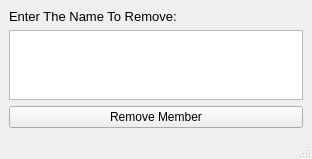
<?xml version="1.0" encoding="UTF-8"?>
<ui version="4.0">
 <class>RemoveWindow</class>
 <widget class="QMainWindow" name="RemoveWindow">
  <property name="geometry">
   <rect>
    <x>0</x>
    <y>0</y>
    <width>312</width>
    <height>155</height>
   </rect>
  </property>
  <property name="windowTitle">
   <string>Remove Window</string>
  </property>
  <widget class="QWidget" name="centralwidget">
   <layout class="QGridLayout" name="gridLayout">
    <item row="1" column="0">
     <widget class="QTextEdit" name="removetext">
      <property name="font">
       <font>
        <pointsize>10</pointsize>
       </font>
      </property>
     </widget>
    </item>
    <item row="0" column="0">
     <widget class="QLabel" name="label">
      <property name="font">
       <font>
        <pointsize>10</pointsize>
       </font>
      </property>
      <property name="text">
       <string>Enter The Name To Remove:</string>
      </property>
     </widget>
    </item>
    <item row="2" column="0">
     <widget class="QPushButton" name="remove">
      <property name="text">
       <string>Remove Member</string>
      </property>
     </widget>
    </item>
   </layout>
  </widget>
  <widget class="QMenuBar" name="menubar">
   <property name="geometry">
    <rect>
     <x>0</x>
     <y>0</y>
     <width>312</width>
     <height>26</height>
    </rect>
   </property>
  </widget>
  <widget class="QStatusBar" name="statusbar"/>
 </widget>
 <resources/>
 <connections/>
</ui>
